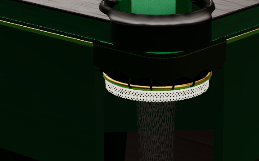
#> input picture tools/render/fixtures/cammatch-489-stale-aa7363cc.png, 259 x 161 px
$ python clay-study-489-marker-check.py fixtures/cammatch-489-stale-aa7363cc.png fixtures/cammatch-489-stale-aa7363cc.png 1.0 1.0
#> lines starting #> are read from the running program, lines starting #| are printed output that depends on the picture; after the words box and inside, x2 and y2 are one past the last pixel; in counts of white or black regions, pixels touching at a corner belong together; long printed decimals are rounded
# Copyright (c) Meta Platforms, Inc. and affiliates.

"""clay-study-489-marker-check.py — the MIRROR TEST of the shared frame law
(GH-489 craft R3-SNK-6 S6-1). Both study renders (ours: clay-study-489-render.py;
the quarantine study tool for the purchased model) place the same RED-emitting cone
marker at one kernel point that lies off both symmetry axes of the table. If the
two tools share one frame law the marker lands at the same image position in
both frames of the same pose (to the registration offset, ~5 mm in the world);
under the R3-SNK-5 mirror it landed on the other side of the frame.

  python3 tools/render/clay-study-489-marker-check.py <ours.png> <reference.png> [red-threshold=120] [tolerance-px=40]

Prints both centroids, the pixel offset, and PASS/FAIL. Also refuses when the
marker is not found (no red blob: R - max(G, B) > threshold) in either frame.
"""
import sys
import numpy as np
from PIL import Image

if len(sys.argv) < 3:
    print(__doc__); sys.exit(2)
A, B = sys.argv[1], sys.argv[2]
TH = float(sys.argv[3]) if len(sys.argv) > 3 else 120.0
TOL = float(sys.argv[4]) if len(sys.argv) > 4 else 40.0


def centroid(path):
#> called with path = 'fixtures/cammatch-489-stale-aa7363cc.png'
    im = np.asarray(Image.open(path).convert('RGB'), dtype=np.float64)
    red = im[:, :, 0] - np.maximum(im[:, :, 1], im[:, :, 2])
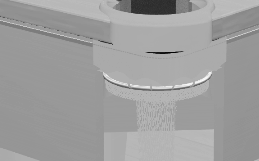
#> red: shape (161, 259) float64; min -120, max 54, mean -11.6; drawn with min black and max white
    m = red > TH
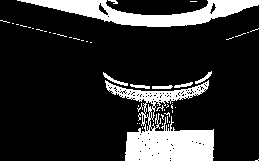
#> m: shape (161, 259) bool; 17.4% white; 51 white regions (43 under 20 px), largest, box (x1, y1, x2, y2) and area: (105, 80, 214, 161) 3833, (17, 0, 259, 27) 2855, (103, 72, 128, 86) 84
    if m.sum() < 30:
        return None, int(m.sum())
    ys, xs = np.nonzero(m)
#> ys = 7238 values from 0 to 160; xs = 7238 values, max 258 at index 149, min 0 at index 2346, mean 156.8
    return (float(xs.mean()), float(ys.mean())), int(m.sum())


ca, na = centroid(A); cb, nb = centroid(B)
#> after `ca, na = centroid(A)`: ca = (156.8, 79.66); na = 7238
#> after `cb, nb = centroid(B)`: cb = (156.8, 79.66); nb = 7238
print(f'ours      {A}: marker px {na} centroid {ca}')
#| ours      fixtures/cammatch-489-stale-aa7363cc.png: marker px 7238 centroid (156.765, 79.658)
print(f'reference {B}: marker px {nb} centroid {cb}')
#| reference fixtures/cammatch-489-stale-aa7363cc.png: marker px 7238 centroid (156.765, 79.658)
if ca is None or cb is None:
    print('FAIL: marker not found in one frame'); sys.exit(1)
dx, dy = cb[0] - ca[0], cb[1] - ca[1]
#> dx = 0; dy = 0
W = Image.open(A).size[0]
#> W = 259
mirror_dx = (W - cb[0]) - ca[0]
#> mirror_dx = -54.53
print(f'offset reference - ours: dx {dx:+.1f} px, dy {dy:+.1f} px  (a MIRRORED frame would read dx {mirror_dx:+.1f})')
#| offset reference - ours: dx +0.0 px, dy +0.0 px  (a MIRRORED frame would read dx -54.5)
ok = abs(dx) <= TOL and abs(dy) <= TOL
#> ok = True
print('PASS' if ok else 'FAIL', f'(tolerance {TOL:.0f} px)')
#| PASS (tolerance 1 px)
sys.exit(0 if ok else 1)
#> (the program exits here)
